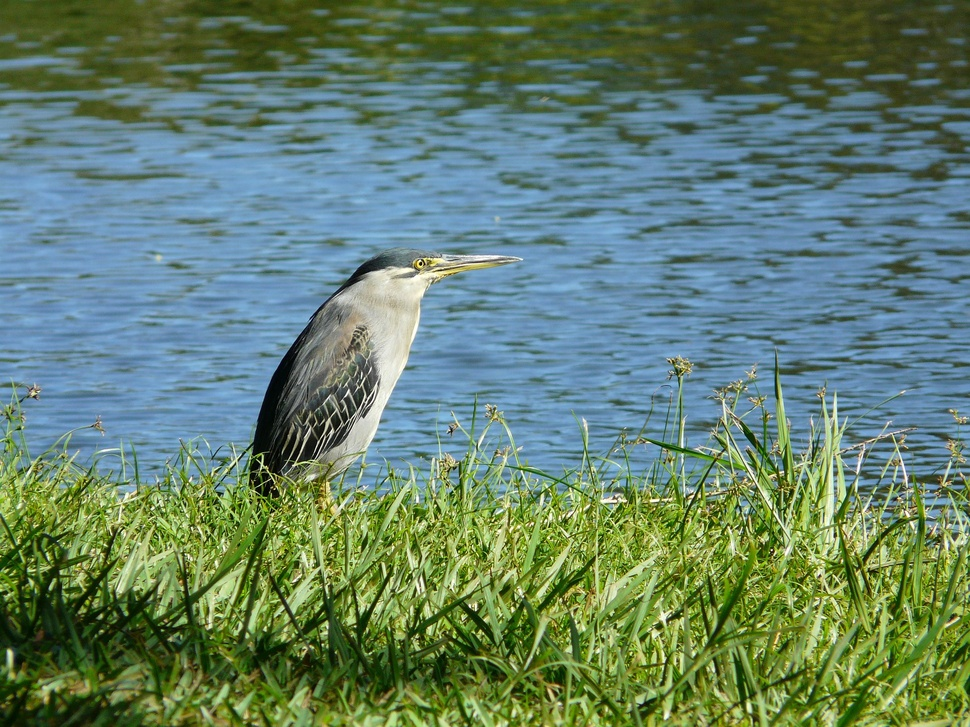
#> input picture img.jpg, 970 x 727 px, shrunk from 1920 x 1440 before the run
$ jupyter execute Convolution.ipynb   (shell and % lines are left out)
#> lines starting #> are read from the running program, lines starting #| are printed output that depends on the picture
[cell 1]
#Importing
import numpy as np
from scipy import signal
from scipy import misc
import matplotlib.pyplot as plt
from PIL import Image

im=Image.open('img.jpg', 'r')
#> im is the input picture: PIL image 970x727 RGB; mean R, G, B 100.1, 128.3, 108.1
image_gr = im.convert("L")    # convert("L") translate color images into black and white
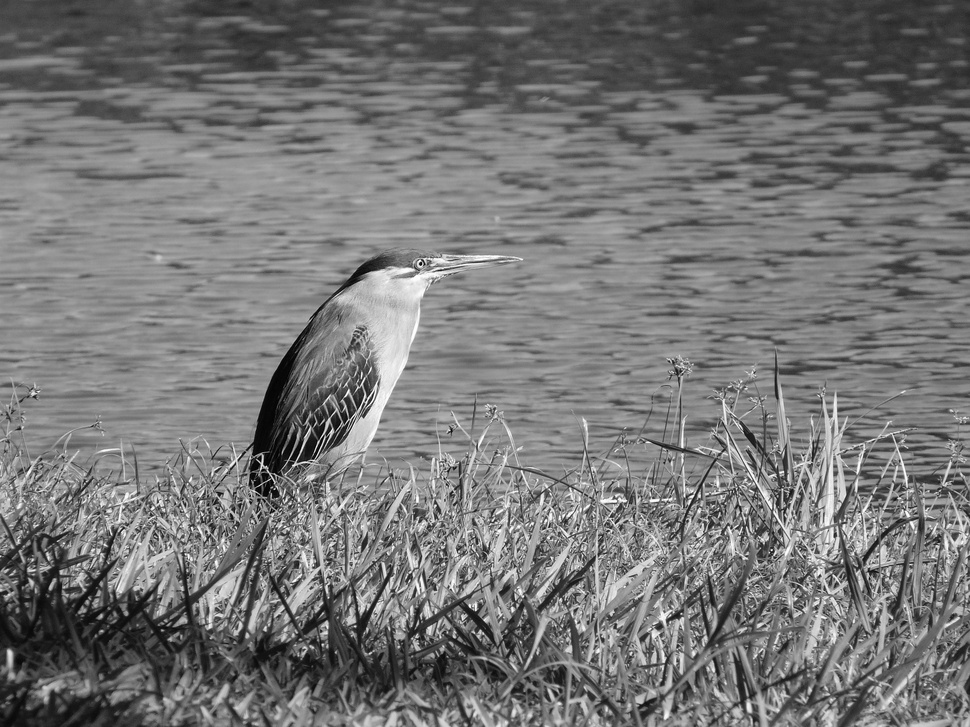
#> image_gr: PIL image 970x727 L; min 0, max 255, mean 117.6
                              # uses the ITU-R 601-2 Luma transform (there are several
                              # ways to convert an image to grey scale)
print("\n Original type: %r \n\n" % image_gr)
#|  Original type: <PIL.Image.Image image mode=L size=970x727 at 0x7F5F51B40F90>

# convert image to a matrix with values from 0 to 255 (uint8)
arr = np.asarray(image_gr)
print("After conversion to numerical representation: \n\n %r" % arr)
#> (printed output is left out)
### Activating matplotlib for Ipython

### Plot image

imgplot = plt.imshow(arr)
imgplot.set_cmap('gray')  #you can experiment different colormaps (Greys,winter,autumn)
print("\n Input image converted to gray scale: \n")
plt.show(imgplot)

[cell 2]
kernel = np.array([[ 2, 3, 0],
                   [ 1,-4, 0],
                   [ 0, 1, 0],])

grad = signal.convolve2d(arr, kernel, mode='same', boundary='symm')
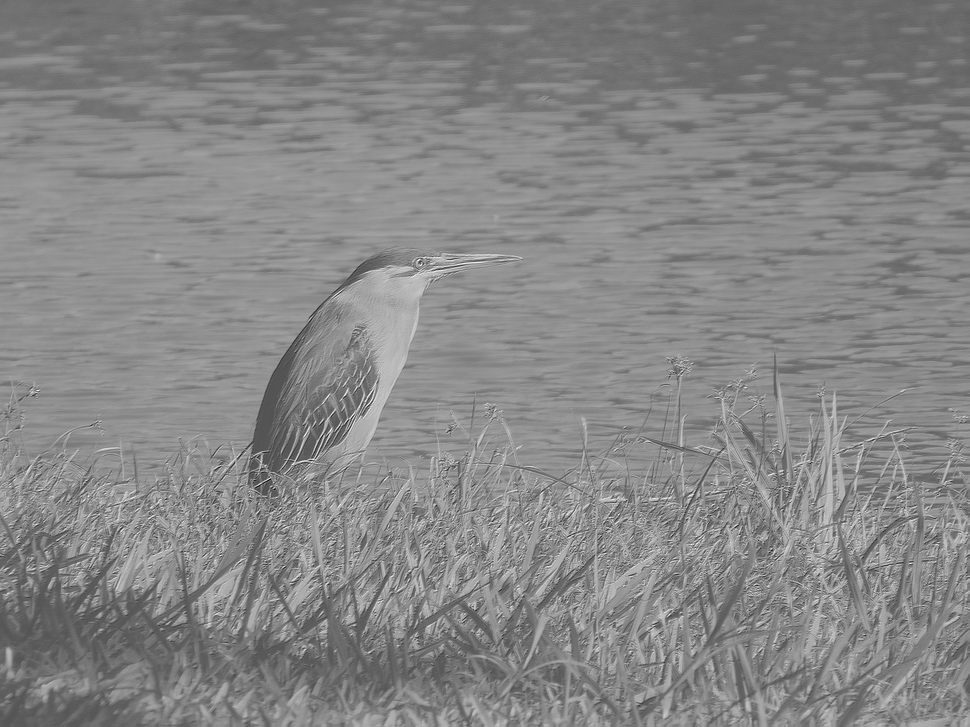
#> grad: shape (727, 970) int64; min -530, max 1144, mean 352.9; drawn with min black and max white

[cell 3]

print('GRADIENT MAGNITUDE - Feature map')

fig, aux = plt.subplots(figsize=(10, 10))
aux.imshow(np.absolute(grad), cmap='gray')
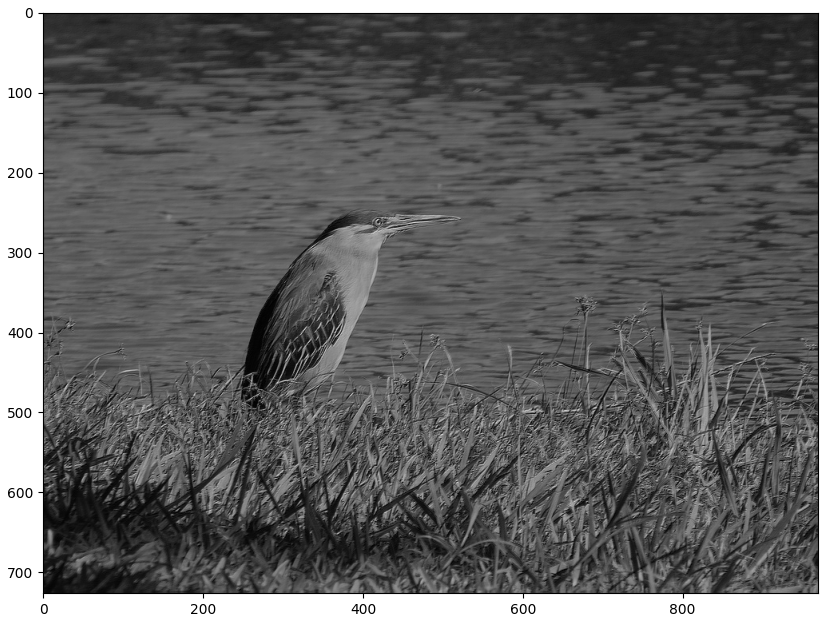
#> figure drawn by matplotlib, 1 panel

[cell 4]
type(grad)

grad_biases = np.absolute(grad) + 100
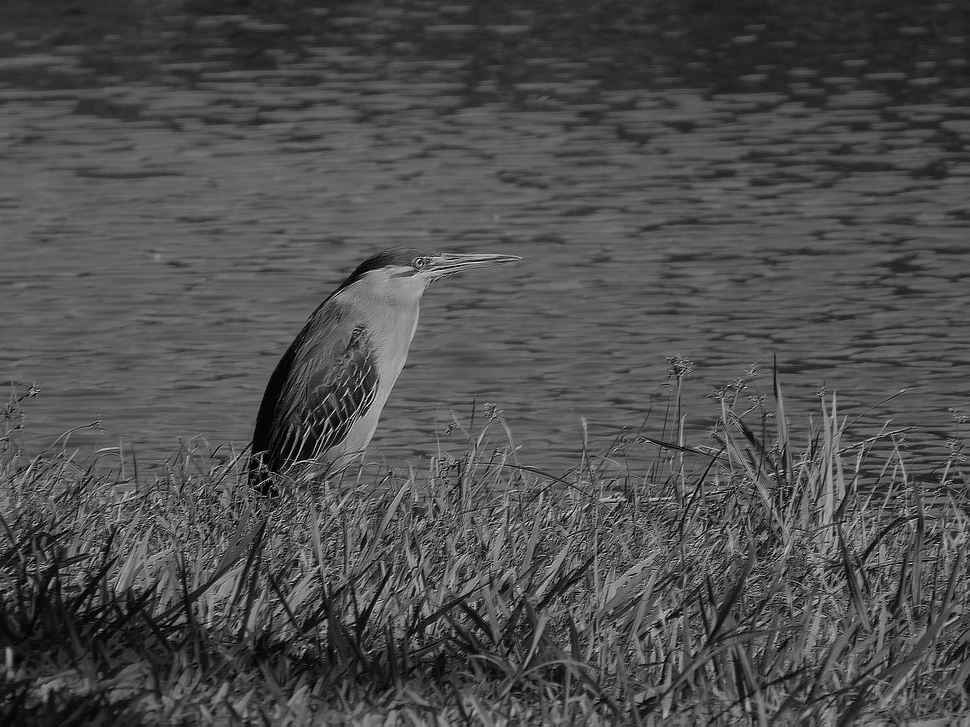
#> grad_biases: shape (727, 970) int64; min 100, max 1244, mean 453.5; drawn with min black and max white

grad_biases[grad_biases > 255] = 255
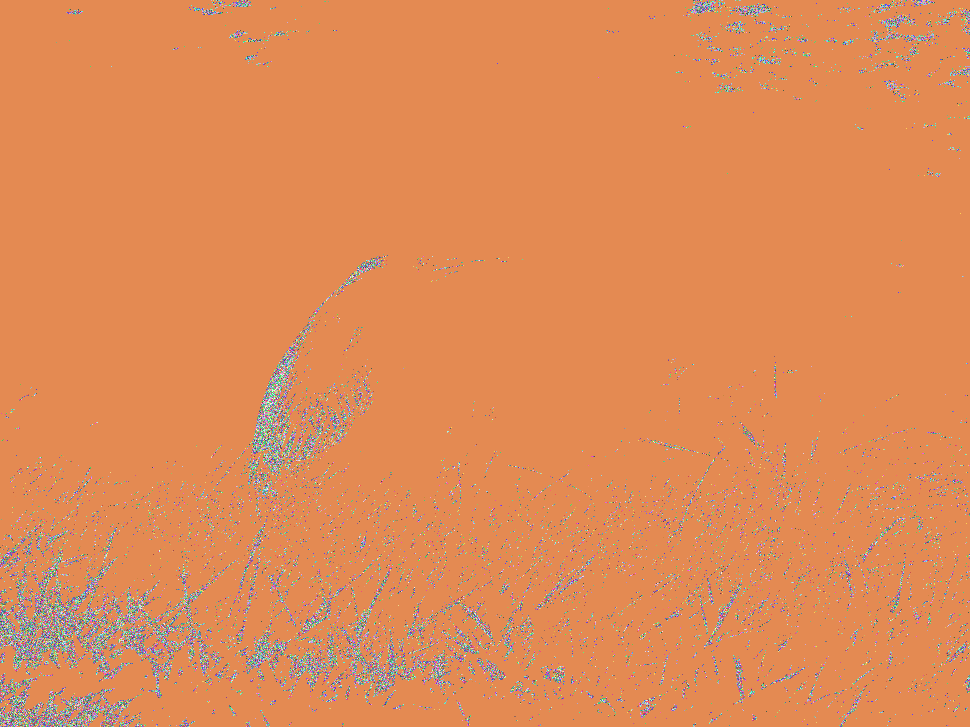
#> grad_biases: shape (727, 970) int64; 156 distinct labels, from 100 to 255; one colour per label, 0 black
